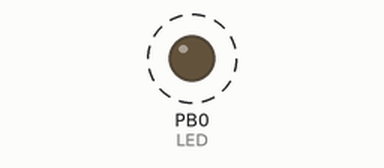
The program below on a simulated ATmega328P, built with avr-gcc and emulated at 8 MHz. Shown: output pins drawn as LEDs (lit = HIGH). Dashed ring = blinking.

Above: at 0.06 s.
Timing chart, 0 to 3.0 s (numbered marks = the images above):
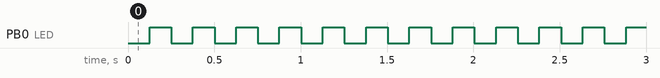

The program:

main.c
```c
// Interrupcion Interna - Timer 0 y Timer 1

#include <avr/io.h>
#define F_CPU 8000000UL
#include <avr/interrupt.h>
#include <util/delay.h>

#define	LED			PORTB0
#define LED_TGGLE	PORTB ^= _BV(LED)

void init_ports();

void init_timer0();
void timer0_on();
void timer0_off();

void init_timer1();
void timer1_on();
void timer1_off();

uint8_t seg = 0;

int main(void)
{
	cli();
	init_ports();
	init_timer0();
	timer0_on();
	sei();

	while (1)
	{
	}
}

void init_ports()
{
	// Salida
	DDRB  |=  ( _BV(LED) ); // Salida
	PORTB &= ~( _BV(LED) ); // LOW - Source

}

void init_timer0()
{
	/******* 1 - Inicializar Modo *******/
	// CTC			- 0 1 0
	TCCR0A &= ~( _BV(WGM00) );	// 0
	TCCR0A |=  ( _BV(WGM01) );	// 1
	TCCR0B &= ~( _BV(WGM02) );	// 0
	// TCCR01 - Timer Counter Control Register A
	// TCCR01 - Timer Counter Control Register B
	// WGM##  - Waveform Generator Mode #
	OCR0A = 97; // 0.1 s // Modo CTC - Cambio del TOP
	// OCR0A - Output Compare Register 0A - Tiene un valor de 8 bits
	// y está constantemente comparado con el TCNT0 (Timer Counter Register)

	/******* 2 - Habilitar interrupción *******/
	TIMSK0 |= ( _BV(OCIE0A) );
	// TIMSK0 - Timer Interrupt Mask 0A
	// OCIE0A - Output Compare Interruption Enable

}
void timer0_on()
{
	/******* 1 - Inicializar TCNT0 *******/
	TCNT0 = 0;
	// TCN0 - Timer Counter Register 0 - Variable contadora con la que se compara
	// el OCR0A (Output Compare Register)

	/******* 2 - Habilitar Reloj *******/
	// Prescaler 1024	- 1 0 1
	TCCR0B |=  ( _BV(CS00) );	// 1
	TCCR0B &= ~( _BV(CS01) );	// 0
	TCCR0B |=  ( _BV(CS02) );	// 1
	// TCCR01 - Timer Counter Control Register 0B
	// CS0#   - Clock Select 0#
}
void timer0_off()
{
	/******* 1 - Desabilitar reloj *******/
	// Apagado			- 0 0 0
	TCCR0B &= ~( _BV(CS00) );	// 0
	TCCR0B &= ~( _BV(CS01) );	// 0
	TCCR0B &= ~( _BV(CS02) );	// 0
	// TCCR01 - Timer Counter Control Register 0B
	// CS0#   - Clock Select 0#
}


void init_timer1()
{
	/******* 1 - Inicializar Modo *******/
	// CTC			- 0 1 0 0
	TCCR1A &= ~( _BV(WGM10) );	// 0
	TCCR1A &= ~( _BV(WGM11) );	// 0
	TCCR1B |=  ( _BV(WGM12) );	// 1
	TCCR1B &= ~( _BV(WGM13) );	// 0

	// TCCR1A - Timer Counter Control Register 1A
	// TCCR1B - Timer Counter Control Register 1B
	// WGM##  - Waveform Generator Mode #
	OCR1A = 7500; // 1 minuto // Modo CTC - Cambio del TOP
	// OCR0A - Output Compare Register 1A - Tiene un valor de 8 bits
	// y está constantemente comparado con el TCNT0 (Timer Counter Register)

	/******* 2 - Habilitar interrupción *******/
	TIMSK1 |= ( _BV(OCIE1A) );
	// TIMSK1 - Timer Interrupt Mask 1A
	// OCIE1A - Output Compare Interruption Enable 1A

}
void timer1_on()
{
	/******* 1 - Inicializar TCNT0 *******/
	TCNT1 = 0;
	// TCN0 - Timer Counter Register 1 - Variable contadora con la que se compara
	// el OCR0A (Output Compare Register)

	/******* 2 - Habilitar Reloj *******/
	// Prescaler 1024	- 1 0 1
	TCCR1B |=  ( _BV(CS10) );	// 1
	TCCR1B &= ~( _BV(CS11) );	// 0
	TCCR1B |=  ( _BV(CS12) );	// 1
	// TCCR01 - Timer Counter Control Register 1B
	// CS1#   - Clock Select 1#
}
void timer1_off()
{
	/******* 1 - Desabilitar reloj *******/
	// No clock source	- 0 0 0
	TCCR1B &= ~( _BV(CS10) );	// 0
	TCCR1B &= ~( _BV(CS11) );	// 0
	TCCR1B &= ~( _BV(CS12) );	// 0
	// TCCR01 - Timer Counter Control Register 1B
	// CS1#   - Clock Select 1#
}

ISR(TIMER0_COMPA_vect)
{
	seg++;
	if ( seg >= 10 )
	{
		LED_TGGLE;
		seg = 0;
	}
}

//ISR(TIMER1_COMPA_vect)
//{
//
	//LED_TGGLE;
//
//}


////--Biblioteca del AVR--
//#include <avr/io.h>
////--Velocidad del CPU 1MHz--
//#define F_CPU 1000000UL //1 MHz
////Biblioteca de interrupciones externas
//#include <avr/interrupt.h>
//
//
//
////SALIDAS-----------------------------------//
//#define DISPLAY PORTD
////LED5
//#define LED5 PORTB0
//#define LED5_ON PORTB|= _BV(LED5)
//#define LED5_OFF PORTB&=~_BV(LED5)
////TOGGLE ---> EXOR ----> Cambia el valor
//#define LED5_TGLE PORTB ^= _BV(LED5)
//volatile uint8_t conteo = 0;
//
//
//
//
////Funciones*********************
////Declaracion de Funciones****************
//void initialize_ports(void); // Función para inicializar puertos
////Para dar de alta timers
//void init_timer0(void);
//void on_timer0(void);
//void off_timer0(void);
//
//
////Programa principal******************
//int main(void)
//{
	////Inicialización
	//cli();
	//initialize_ports(); // va hacía la inicialización
	//sei();
	//init_timer0();
	//on_timer0();
	////Ejecución
	//while (1)
	//{
	//} // END loop infinito
//} // END MAIN
//
//
//
//
////initialize_ports : inicializa los puertos de entrada o salida
////*************************
//void initialize_ports(void)
//{
//
	////---------------------------SALIDAS-----------------------------------//
	//DDRB |= 0x10; //Salida del LED DE ESTATUS
	//DDRD = 0xFF; //Salida en el Puerto D
//}
//
//
//
////--------INICIALIZACION-----TIMER------------//
//void init_timer0(void)
//{
	////Modo CTC
	//TCCR0B &= ~_BV(WGM02); //Ponemos un 0
	//TCCR0A |= _BV(WGM01); //Ponemos un 1
	//TCCR0A &= ~_BV(WGM00); //Ponemos un 0
//
	////TOP 0.1 segundo
	//OCR0A = 97;
//
	////ENABLE //TIMSK0 |= _BV(TOIE0); incorrecto
	//TIMSK0 |= _BV(OCIE0A);
//}
//
//
//
//void on_timer0 (void)
//{
	////Reinicia el conteo
	//TCNT0 = 0;
//
	////Preescaler 1024
	//TCCR0B |= _BV(CS02); //Ponemos un 1
	//TCCR0B &= ~_BV(CS01); //Ponemos un 0
	//TCCR0B |= _BV(CS00); //Ponemos un 1
//}
//
//
//
//void off_timer0(void)
//{
	////STOP
	//TCCR0B &= ~_BV(CS02); //Ponemos un 0
	//TCCR0B &= ~_BV(CS01); //Ponemos un 0
	//TCCR0B &= ~_BV(CS00); //Ponemos un 0
//}
//
//
//
//
//
////-----VECTOR---TIMER----------------//
//ISR (TIMER0_COMPA_vect)
//{
	////La variable conteo suma 1
	//conteo++;
	////Si cuenta 10 veces 0.1s entonces
	//if(conteo >= 10)
	//{
		////Enciende el LED5 = LED_ESTATUS
		//LED5_TGLE;
		////Reinicia el conteo
		//conteo = 0;
	//}
//}


//
//
//#include <avr/io.h>
//#include <avr/interrupt.h>
//
//volatile uint16_t counter;
//
//int main(void)
//{
	//DDRB |= (1<<PB0);
	//OCR1A = 80-1; // at 16MHz you need 160 cycles to reach 10us pulse...
	//TCCR1A = 0; // no output compare and WGM1 to 00
	//TCCR1B |= (1 << WGM12)|(1 << CS10); // set prescaler to 1 and CTC mode
	//TIMSK1 |= (1 << OCIE1A);         // set compare A interrupt
	//sei();                          // enable interrupts
//
//
	//while (1)
	//{
		//// Main loop
	//}
//}
//
//ISR (TIMER1_COMPA_vect) // check this too
//{ // what was the counter stuff for? it only made things slower...
	//
	//counter++;
	//
	//if (counter>=10)
	//{
		//PORTB ^= _BV(PB0);
		//
		//counter = 0;
	//}
//
	//// keep the ISR as quick as posible, it takes about 1us gettin' in & out
//}
```

Measured:
- by itself, PB0 (LED): alternates HIGH for 0.13 s and LOW for 0.13 s
